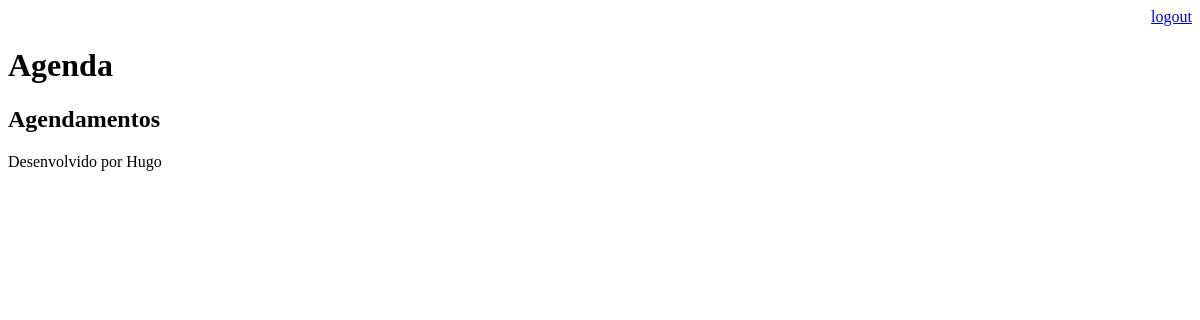
/agenda/ (signed in), run on an earlier commit of the app's database.
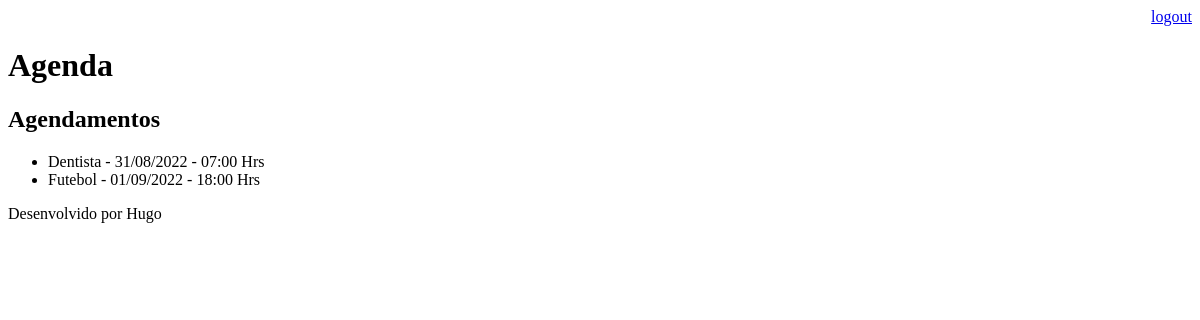
And on a later commit of the database.
### core/models.py (models this page shows, shortened)
class Evento(models.Model):
    titulo = models.CharField(max_length=100)
    descricao = models.TextField(blank=True, null=True)
    data_evento = models.DateTimeField(verbose_name='Data do Evento')
    data_criacao = models.DateTimeField(auto_now=True)
    usuario = models.ForeignKey(User, on_delete=models.CASCADE)
    local = models.TextField(blank=True, null=True, max_length=100)
    class Meta:
        db_table = 'evento'
    def get_data_evento(self):
        return self.data_evento.strftime('%d/%m/%Y - %H:%M Hrs')

### core/views.py (the view)
# urls.py: path('agenda/', views.lista_eventos),
@login_required(login_url='/login/')
def lista_eventos(request):
    usuario = request.user
    evento = Evento.objects.filter(usuario=usuario)
    dados = {'eventos': evento}
    return render(request, 'agenda.html', dados)

### templates/agenda.html
{% extends "model-page.html" %}
{% block content %}
    <h2>Agendamentos</h2>
        <ul style="font-sze: 18px">
        {% for evento in eventos %}
        <li>{{ evento.titulo }} - {{ evento.get_data_evento }}</li>
        {% endfor %}
        </ul>
{% endblock %}

### templates/model-page.html
<!DOCTYPE html>
<html lang="en">
<head>
    {% include "model-header.html" %}
</head>
<body>
     {% block content %} {% endblock %}
     {% include "model-footer.html" %}
</body>
</html>

### templates/model-header.html (shortened to what this page needs)
    <div align="right">
    <a href="/logout">logout</a>
    </div>
    <h1>Agenda</h1>

### templates/model-footer.html
<p>Desenvolvido por Hugo</p>

What changed in the data, as far as the page shows it:
now on this page (row edited): Evento: titulo "Dentista", get_data_evento "31/08/2022 - 07:00 Hrs"
now on this page (row edited): Evento: titulo "Futebol", get_data_evento "01/09/2022 - 18:00 Hrs"
